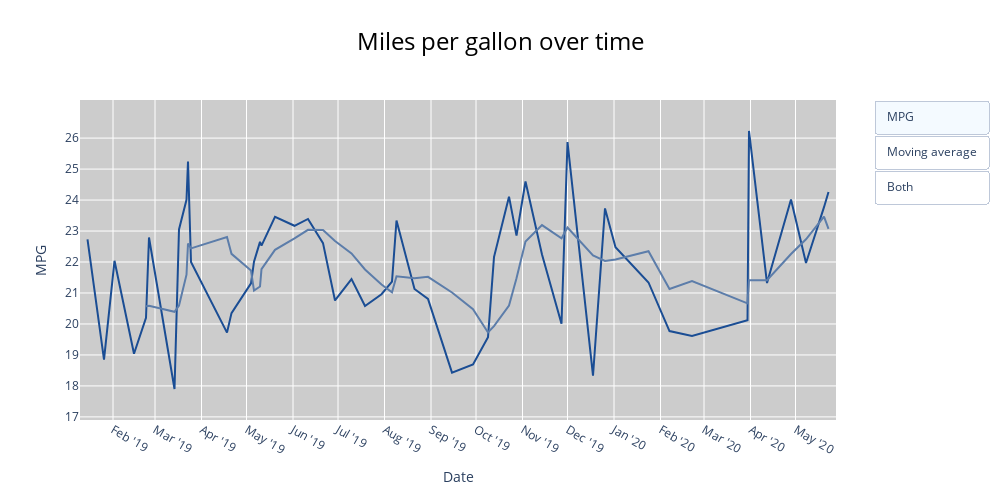

Here is the notebook cell this chart was saved with:
### Code cell
# Change line colors
fig = go.Figure()
fig.add_trace(go.Scatter(x=df['date'],
                                y=df['mpg'],
                                mode='lines',
                                hovertemplate=df['mpg'].astype(str)+ ' on ' + df['date'].dt.strftime('%b %d %Y'),
                                name='MPG',
                                line=dict(color="#1A4D94")
))
fig.add_trace(go.Scatter(x=df['date'],
                                y=df['mpg'].rolling(window=5).mean(),
                                mode='lines',
                                hovertemplate=round(df['mpg'].rolling(window=5).mean(),2).astype(str) + ' on ' + df['date'].dt.strftime('%b %d %Y'),
                                name='Moving average',
                                line=dict(color="#5C7DAA")
))

fig.update_layout(
    showlegend=False,
    plot_bgcolor='#cccccc',
    width=1000,
    height=500,
    updatemenus=[
        dict(
            type = "buttons",
            buttons=list([
                dict(
                    args=[dict(visible=[True, False]),
                            dict(title='MPG')],
                    label="MPG",
                    method="restyle"
                ),
                dict(
                    args=[dict(visible=[False, True]),
                            dict(title='Moving average')],
                    label="Moving average",
                    method="restyle"
                ),
                dict(
                    args = [dict(visible=[True, True])],
                    label="Both",
                    method="restyle"
                )
            ]),
            direction='down',
            showactive=True,
            x=1.05,
            xanchor="left",
            yanchor="top"
        ),
    ],
    title=dict(
        text='Miles per gallon over time',
        font=dict(
            size=24,
            color='#000000'
        ),
        x=.5
    ),
    xaxis=dict(
        title='Date',
        ticktext=pd.date_range(df['date'].min(),df['date'].max(),freq='MS').strftime("%b '%y").tolist(),
        tickvals=pd.date_range(df['date'].min(),df['date'].max(),freq='MS'),
        range=[df['date'].min() - dt.timedelta(days=5), df['date'].max() + dt.timedelta(days=5)]
    ),
    yaxis=dict(
        title='MPG',
        range=[df['mpg'].min() - 1, df['mpg'].max() + 1],
        tickvals=[i for i in range(math.floor(df['mpg'].min()),math.ceil(df['mpg'].max()))]
    )
)

fig.show()

### Figure 1 — Plotly figure (JSON) as saved in the notebook; plotly's stock layout.template omitted (floating-point values rounded to 4 significant figures)
{"data": [{"hovertemplate": ["22.73 on Jan 15 2019", "18.85 on Jan 26 2019", "22.04 on Feb 02 2019", "19.04 on Feb 15 2019", "20.2 on Feb 23 2019", "22.79 on Feb 25 2019", "17.9 on Mar 14 2019", "23.05 on Mar 17 2019", "24.01 on Mar 22 2019", "25.24 on Mar 23 2019", "22.0 on Mar 25 2019", "19.72 on Apr 18 2019", "20.35 on Apr 21 2019", "21.31 on May 04 2019", "22.01 on May 06 2019", "22.65 on May 10 2019", "22.53 on May 11 2019", "23.46 on May 20 2019", "23.17 on Jun 02 2019", "23.39 on Jun 11 2019", "22.61 on Jun 21 2019", "20.76 on Jun 29 2019", "21.45 on Jul 10 2019", "20.58 on Jul 19 2019", "20.96 on Jul 30 2019", "21.37 on Aug 06 2019", "23.34 on Aug 09 2019", "21.13 on Aug 21 2019", "20.81 on Aug 30 2019", "18.43 on Sep 15 2019", "18.69 on Sep 29 2019", "19.57 on Oct 09 2019", "22.16 on Oct 13 2019", "24.11 on Oct 23 2019", "22.85 on Oct 28 2019", "24.6 on Nov 03 2019", "22.24 on Nov 14 2019", "20.01 on Nov 27 2019", "25.87 on Dec 01 2019", "18.33 on Dec 18 2019", "23.73 on Dec 26 2019", "22.48 on Jan 02 2020", "21.34 on Jan 24 2020", "19.77 on Feb 07 2020", "19.61 on Feb 22 2020", "20.12 on Mar 30 2020", "26.23 on Mar 31 2020", "21.32 on Apr 12 2020", "24.02 on Apr 28 2020", "21.97 on May 08 2020", "23.77 on May 20 2020", "24.26 on May 23 2020"], "line": {"color": "#1A4D94"}, "mode": "lines", "name": "MPG", "type": "scatter", "x": ["2019-01-15T00:00:00", "2019-01-26T00:00:00", "2019-02-02T00:00:00", "2019-02-15T00:00:00", "2019-02-23T00:00:00", "2019-02-25T00:00:00", "2019-03-14T00:00:00", "2019-03-17T00:00:00", "2019-03-22T00:00:00", "2019-03-23T00:00:00", "2019-03-25T00:00:00", "2019-04-18T00:00:00", "2019-04-21T00:00:00", "2019-05-04T00:00:00", "2019-05-06T00:00:00", "2019-05-10T00:00:00", "2019-05-11T00:00:00", "2019-05-20T00:00:00", "2019-06-02T00:00:00", "2019-06-11T00:00:00", "2019-06-21T00:00:00", "2019-06-29T00:00:00", "2019-07-10T00:00:00", "2019-07-19T00:00:00", "2019-07-30T00:00:00", "2019-08-06T00:00:00", "2019-08-09T00:00:00", "2019-08-21T00:00:00", "2019-08-30T00:00:00", "2019-09-15T00:00:00", "2019-09-29T00:00:00", "2019-10-09T00:00:00", "2019-10-13T00:00:00", "2019-10-23T00:00:00", "2019-10-28T00:00:00", "2019-11-03T00:00:00", "2019-11-14T00:00:00", "2019-11-27T00:00:00", "2019-12-01T00:00:00", "2019-12-18T00:00:00", "2019-12-26T00:00:00", "2020-01-02T00:00:00", "2020-01-24T00:00:00", "2020-02-07T00:00:00", "2020-02-22T00:00:00", "2020-03-30T00:00:00", "2020-03-31T00:00:00", "2020-04-12T00:00:00", "2020-04-28T00:00:00", "2020-05-08T00:00:00", "2020-05-20T00:00:00", "2020-05-23T00:00:00"], "y": [22.73, 18.85, 22.04, 19.04, 20.2, 22.79, 17.9, 23.05, 24.01, 25.24, 22, 19.72, 20.35, 21.31, 22.01, 22.65, 22.53, 23.46, 23.17, 23.39, 22.61, 20.76, 21.45, 20.58, 20.96, 21.37, 23.34, 21.13, 20.81, 18.43, 18.69, 19.57, 22.16, 24.11, 22.85, 24.6, 22.24, 20.01, 25.87, 18.33, 23.73, 22.48, 21.34, 19.77, 19.61, 20.12, 26.23, 21.32, 24.02, 21.97, 23.77, 24.26]}, {"hovertemplate": ["nan on Jan 15 2019", "nan on Jan 26 2019", "nan on Feb 02 2019", "nan on Feb 15 2019", "20.57 on Feb 23 2019", "20.58 on Feb 25 2019", "20.39 on Mar 14 2019", "20.6 on Mar 17 2019", "21.59 on Mar 22 2019", "22.6 on Mar 23 2019", "22.44 on Mar 25 2019", "22.8 on Apr 18 2019", "22.26 on Apr 21 2019", "21.72 on May 04 2019", "21.08 on May 06 2019", "21.21 on May 10 2019", "21.77 on May 11 2019", "22.39 on May 20 2019", "22.76 on Jun 02 2019", "23.04 on Jun 11 2019", "23.03 on Jun 21 2019", "22.68 on Jun 29 2019", "22.28 on Jul 10 2019", "21.76 on Jul 19 2019", "21.27 on Jul 30 2019", "21.02 on Aug 06 2019", "21.54 on Aug 09 2019", "21.48 on Aug 21 2019", "21.52 on Aug 30 2019", "21.02 on Sep 15 2019", "20.48 on Sep 29 2019", "19.73 on Oct 09 2019", "19.93 on Oct 13 2019", "20.59 on Oct 23 2019", "21.48 on Oct 28 2019", "22.66 on Nov 03 2019", "23.19 on Nov 14 2019", "22.76 on Nov 27 2019", "23.11 on Dec 01 2019", "22.21 on Dec 18 2019", "22.04 on Dec 26 2019", "22.08 on Jan 02 2020", "22.35 on Jan 24 2020", "21.13 on Feb 07 2020", "21.39 on Feb 22 2020", "20.66 on Mar 30 2020", "21.41 on Mar 31 2020", "21.41 on Apr 12 2020", "22.26 on Apr 28 2020", "22.73 on May 08 2020", "23.46 on May 20 2020", "23.07 on May 23 2020"], "line": {"color": "#5C7DAA"}, "mode": "lines", "name": "Moving average", "type": "scatter", "x": ["2019-01-15T00:00:00", "2019-01-26T00:00:00", "2019-02-02T00:00:00", "2019-02-15T00:00:00", "2019-02-23T00:00:00", "2019-02-25T00:00:00", "2019-03-14T00:00:00", "2019-03-17T00:00:00", "2019-03-22T00:00:00", "2019-03-23T00:00:00", "2019-03-25T00:00:00", "2019-04-18T00:00:00", "2019-04-21T00:00:00", "2019-05-04T00:00:00", "2019-05-06T00:00:00", "2019-05-10T00:00:00", "2019-05-11T00:00:00", "2019-05-20T00:00:00", "2019-06-02T00:00:00", "2019-06-11T00:00:00", "2019-06-21T00:00:00", "2019-06-29T00:00:00", "2019-07-10T00:00:00", "2019-07-19T00:00:00", "2019-07-30T00:00:00", "2019-08-06T00:00:00", "2019-08-09T00:00:00", "2019-08-21T00:00:00", "2019-08-30T00:00:00", "2019-09-15T00:00:00", "2019-09-29T00:00:00", "2019-10-09T00:00:00", "2019-10-13T00:00:00", "2019-10-23T00:00:00", "2019-10-28T00:00:00", "2019-11-03T00:00:00", "2019-11-14T00:00:00", "2019-11-27T00:00:00", "2019-12-01T00:00:00", "2019-12-18T00:00:00", "2019-12-26T00:00:00", "2020-01-02T00:00:00", "2020-01-24T00:00:00", "2020-02-07T00:00:00", "2020-02-22T00:00:00", "2020-03-30T00:00:00", "2020-03-31T00:00:00", "2020-04-12T00:00:00", "2020-04-28T00:00:00", "2020-05-08T00:00:00", "2020-05-20T00:00:00", "2020-05-23T00:00:00"], "y": [null, null, null, null, 20.57, 20.58, 20.39, 20.6, 21.59, 22.6, 22.44, 22.8, 22.26, 21.72, 21.08, 21.21, 21.77, 22.39, 22.76, 23.04, 23.03, 22.68, 22.28, 21.76, 21.27, 21.02, 21.54, 21.48, 21.52, 21.02, 20.48, 19.73, 19.93, 20.59, 21.48, 22.66, 23.19, 22.76, 23.11, 22.21, 22.04, 22.08, 22.35, 21.13, 21.39, 20.66, 21.41, 21.41, 22.26, 22.73, 23.46, 23.07]}], "layout": {"height": 500, "plot_bgcolor": "#cccccc", "showlegend": false, "title": {"font": {"color": "#000000", "size": 24}, "text": "Miles per gallon over time", "x": 0.5}, "updatemenus": [{"buttons": [{"args": [{"visible": [true, false]}, {"title": "MPG"}], "label": "MPG", "method": "restyle"}, {"args": [{"visible": [false, true]}, {"title": "Moving average"}], "label": "Moving average", "method": "restyle"}, {"args": [{"visible": [true, true]}], "label": "Both", "method": "restyle"}], "direction": "down", "showactive": true, "type": "buttons", "x": 1.05, "xanchor": "left", "yanchor": "top"}], "width": 1000, "xaxis": {"range": ["2019-01-10T00:00:00", "2020-05-28T00:00:00"], "ticktext": ["Feb '19", "Mar '19", "Apr '19", "May '19", "Jun '19", "Jul '19", "Aug '19", "Sep '19", "Oct '19", "Nov '19", "Dec '19", "Jan '20", "Feb '20", "Mar '20", "Apr '20", "May '20"], "tickvals": ["2019-02-01T00:00:00", "2019-03-01T00:00:00", "2019-04-01T00:00:00", "2019-05-01T00:00:00", "2019-06-01T00:00:00", "2019-07-01T00:00:00", "2019-08-01T00:00:00", "2019-09-01T00:00:00", "2019-10-01T00:00:00", "2019-11-01T00:00:00", "2019-12-01T00:00:00", "2020-01-01T00:00:00", "2020-02-01T00:00:00", "2020-03-01T00:00:00", "2020-04-01T00:00:00", "2020-05-01T00:00:00"], "title": {"text": "Date"}}, "yaxis": {"range": [16.9, 27.23], "tickvals": [17, 18, 19, 20, 21, 22, 23, 24, 25, 26], "title": {"text": "MPG"}}}}
